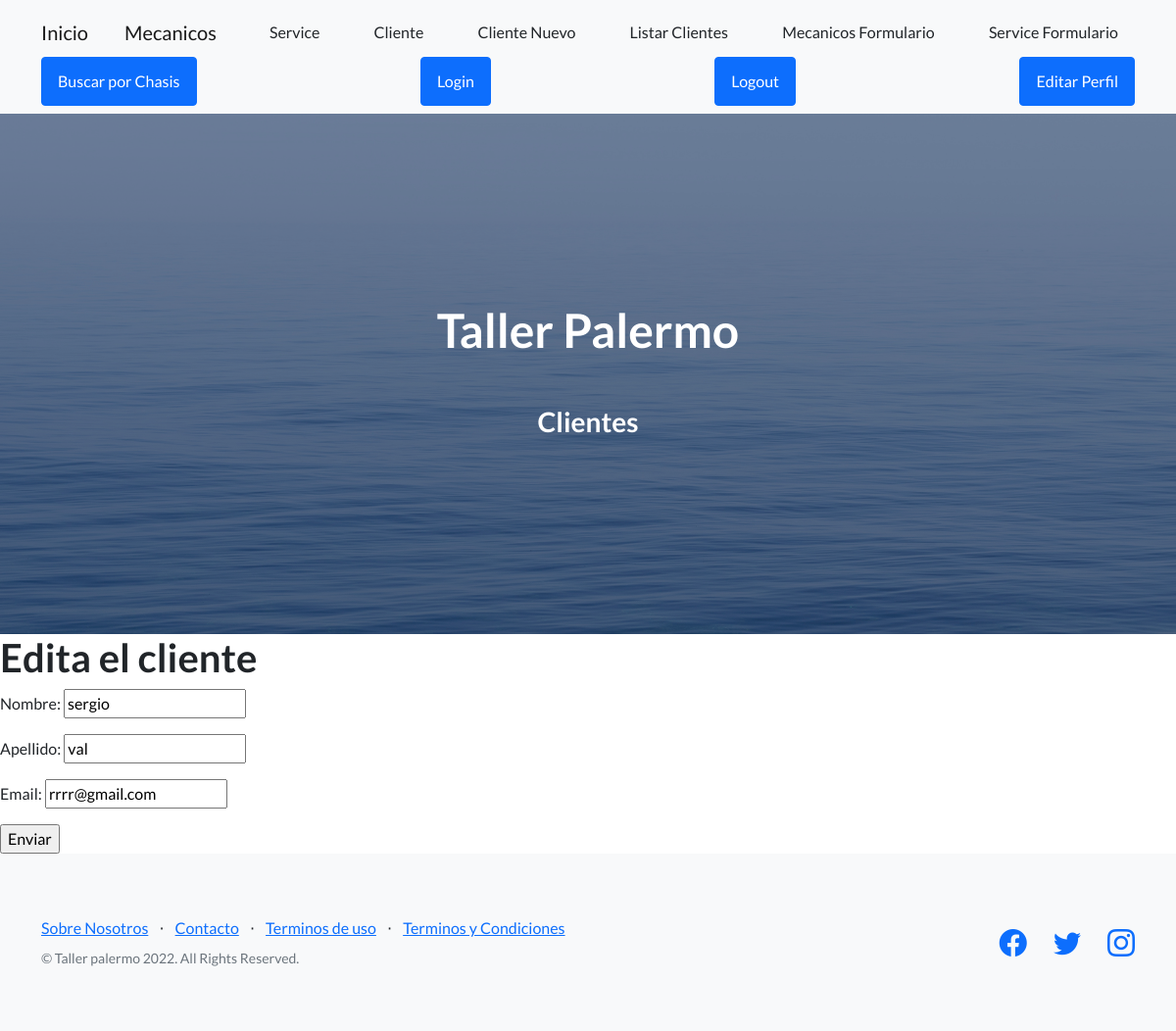
/AppCoder/cliente/editar/2, run on the app's committed database.
### AppCoder/models.py (models this page shows, shortened)
class Cliente(models.Model):
    nombre = models.CharField(max_length=40)
    apellido = models.CharField(max_length=40)
    email = models.EmailField()

### AppCoder/views.py (the view)
# urls.py: path('cliente/editar/<pk>', ClienteEdicion.as_view(), name='cliente_editar'),
class ClienteEdicion(UpdateView):
  model = Cliente
  success_url = reverse_lazy('cliente_list')
  fields = ['nombre', 'apellido', 'email']

### AppCoder/template/AppCoder/cliente_form.html
{% extends "AppCoder/padre.html" %}
{% load static %}
{% block section_name %}
<h3>Clientes</h3>
{% endblock %}
{% block contenidoQueCambia %}
<form method="POST">{% csrf_token %}
  <h1>Edita el cliente</h1>
  {{ form.as_p }}
  <input type="submit" value="Enviar">
</form>
{% endblock %}

### data on the page
Cliente: nombre "sergio", apellido "val", email "rrrr@gmail.com"
